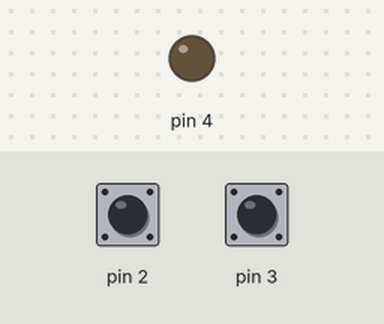
Recording of a sketch running on a simulated Arduino Uno, built with avr-gcc and run on an emulated ATmega328P. Shown: output pins drawn as LEDs (lit = HIGH). Inputs (shaded band) come from the test bench; at power-on: pin 2 HIGH, pin 3 HIGH.

Above: at 1.2 s.
1.3 s: pin 2 pulled LOW for 0.15 s
At 2.3 s:
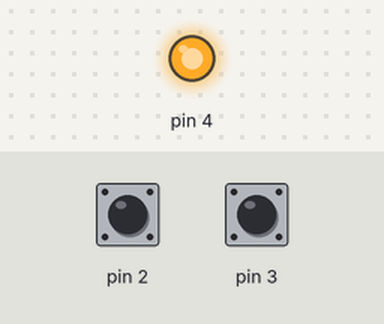
2.9 s: pin 3 pulled LOW for 0.15 s
At 3.5 s:
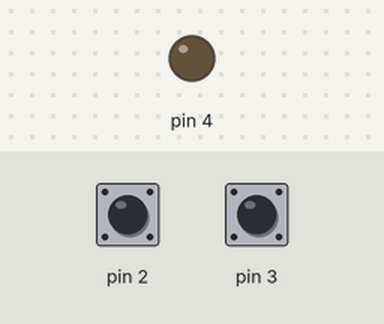
4.5 s: pin 2 pulled LOW for 1 s
At 5.9 s:
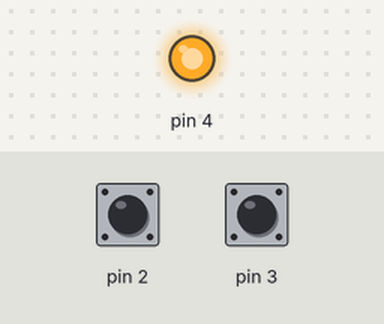
Timing chart, 0 to 7.5 s (numbered marks = the images above; inputs shaded):
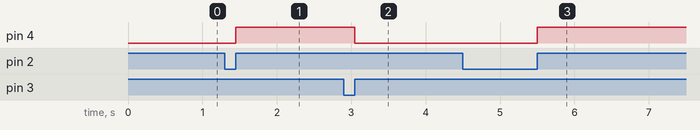

The sketch:

Zav3.ino
```cpp
void setup() {
  Serial.begin(9600);
  pinMode(4, OUTPUT);
  pinMode(3, INPUT_PULLUP);
  pinMode(2, INPUT_PULLUP);
  attachInterrupt(0, turnOn, RISING);
  attachInterrupt(1, turnOff, RISING);
}

void loop() {

}

void turnOn() {
  digitalWrite(4, HIGH);
}

void turnOff() {
  digitalWrite(4, LOW);
}
```

Measured:
- after the input at 1.3 s, pin 4: LOW → HIGH after 0.15 s
- after the input at 2.9 s, pin 4: HIGH → LOW after 0.15 s
- after the input at 4.5 s, pin 4: LOW → HIGH after 1.0 s
